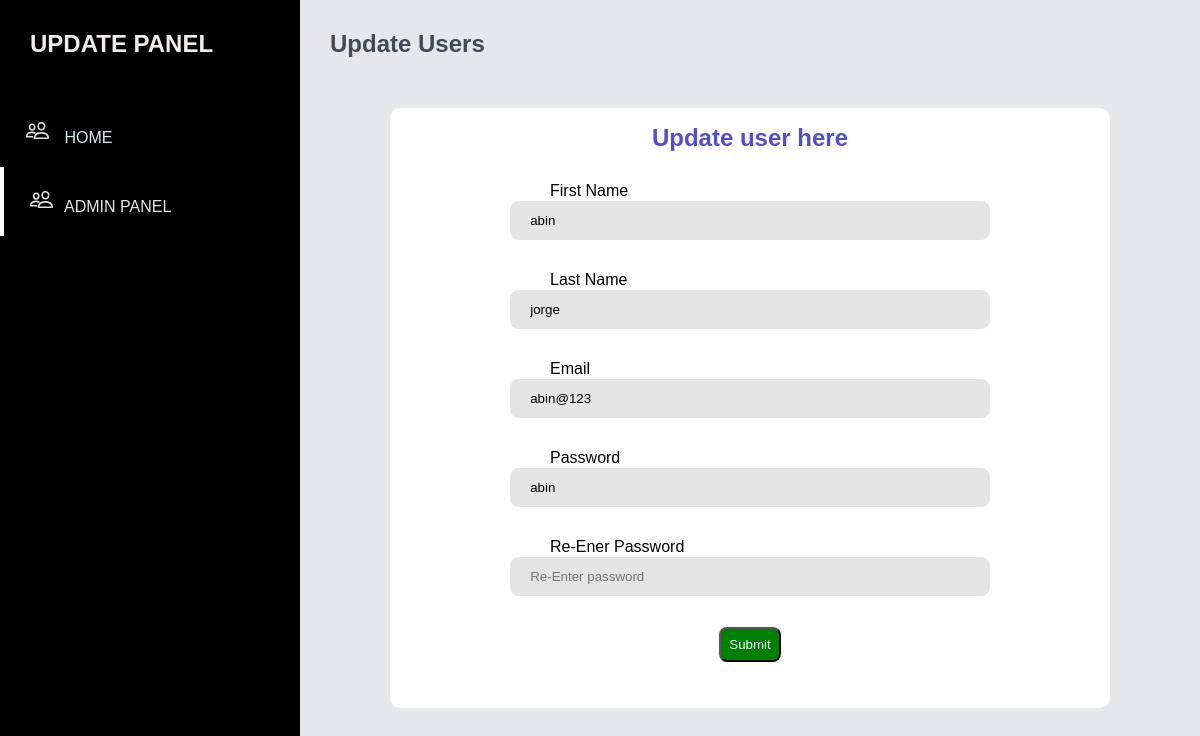
Page /update_user/2 on the committed database.
### home/models.py (models this page shows)
class signupfeilds(models.Model):
    First_name = models.CharField(max_length=50,blank=False, null=False)
    Last_name= models.CharField(max_length=50,blank=False, null=False)
    Email_address=models.EmailField(max_length=50,unique=True,blank=False, null=False)
    Password=models.CharField(max_length=128,blank=False, null=False)

### home/views.py (the view)
def update_user(request,id):
    context={
        'users':signupfeilds.objects.get(id=id)
    }
    return render(request,'update_user.html',context)

### template/update_user.html (shortened to what this page needs)
{% load static %}
<!DOCTYPE html>
<html lang="en">
<head>
   <link href="{% static 'css/admin.css' %}" rel="stylesheet">
</head>
<body>
    <section id="menu">
        <div class="logo">
            <a  class="logotag text-succes"><h2>UPDATE PANEL</h2></a>
        </div>
        <div class="items">
            <li><ion-icon name="people-outline"></ion-icon> <a href="{% url 'home' %}" style="color: rgb(221, 238, 238);"> HOME</a></li>
            <li><ion-icon name="people-outline"></ion-icon><a href="{% url 'admin_p' %}">ADMIN PANEL</a></li>
        </div>
    </section>
    <section id="interface">
        <h3 class="page_name" >Update Users</h3>
        <div class="wrapper" style="height: 75vh;">
            <h2>Update user here</h2>
            <form action="/update_form/{{users.id}}" method="POST">
                <p style="text-align: left;padding-left: 9rem;">First Name<br></p>
                <input type="text" placeholder="username" name="fname" value="{{users.First_name}}" required><br>
                <p style="text-align: left;padding-left: 9rem;">Last Name<br></p>
                <input type="text" placeholder="username" name="lname" value="{{users.Last_name}}" required><br>
                <p style="text-align: left;padding-left: 9rem;">Email<br></p>
                <input type="email" placeholder="email" name="email" value="{{users.Email_address}}" required><br>
                <p style="text-align: left;padding-left: 9rem;">Password<br></p>
                <input type="text" placeholder="password" name="password" value="{{users.Password}}" required><br>
                <p style="text-align: left;padding-left: 9rem;">Re-Ener Password<br></p>
                <input type="password" placeholder="Re-Enter password" name="password" required><br>
                <div style="align-items: center;">
                    <button type="submit" style="background-color: green; padding: 0.5rem;border-radius: 0.5rem; color: aliceblue;">Submit</button>
                </div>
            </form>
        </div>
    </section>
</body>
</html>

### static/css/admin.css (style rules this page uses)
* { margin: 0; padding: 0; box-sizing: border-box; font-family: 'Poppins', sans-serif; }
body { width: 100%; background: #E5E7EB; position: relative; display: flex; }
#menu { background-color: #000000; width: 300px; height: 100%; position: fixed; top: 0; left: 0; }
.logo { color: rgb(243, 234, 234); padding: 30px 0 0 30px; }
.items { margin-top: 40px; }
.items li { list-style: none; padding: 20px 0; transition: 0.3s ease; }
.items li ion-icon { color: rgb(229, 223, 223); height: 25px; width: 25px; line-height: 30px; text-align: center; font-size: 14px; margin: 0 10px 0 25px; }
.items li a { text-decoration: none; color: rgb(237, 227, 227); font-weight: 300px; transition: 0.3s ease; }
.items li:nth-child(2) { border-left: 4px solid #fff; }
#interface { width: calc(100% - 300px); margin-left: 300px; position: relative; }
.page_name { color: #444a53; padding: 30px 30px 0 30px; font-size: 24px ; font-weight: 700; }
.wrapper { width: 80%; height: 65vh; padding: 1rem 1rem; margin: 50px auto; background-color: #fff; border-radius: 10px; text-align: center; box-shadow: rgba(0, 0, 0, 0.1); }
.wrapper h2 { color: #554cd1; margin-bottom: 30px; }
form input { width: 70%; outline: none; border: 1px solid #fff; padding: 12px 20px; margin-bottom: 30px; border-radius: 10px; background: #e4e4e4; }

### rows in the picture
signupfeilds: fname "abin", lname "jorge", email "abin@123", password "abin"
